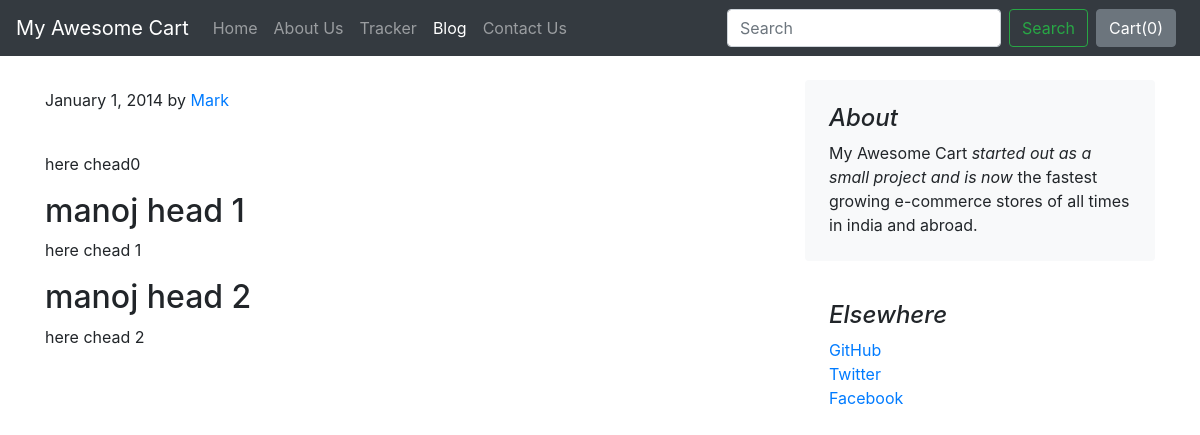
Page /blog/blogpost/1/ on the committed database.
### blog/models.py (models this page shows)
class Blogpost(models.Model):
    post_id = models.AutoField(primary_key= True)
    tilte = models.CharField(max_length=50)
    head0 = models.CharField(max_length=500, default="")
    chead0 = models.CharField(max_length=5000, default="")
    head1 = models.CharField(max_length=500, default="")
    chead1 = models.CharField(max_length=5000, default="")
    head2 = models.CharField(max_length=500, default="")
    chead2 = models.CharField(max_length=5000, default="")
    pub_date = models.DateField()
    thumbnail = models.ImageField(upload_to='shop/images', default="")
    def __str__(self):
        return self.tilte

### blog/views.py (the view)
# urls.py: path('blogpost/<int:id>/', views.blogpost,name="blogPost"),
def blogpost(request, id):
    post = Blogpost.objects.filter(post_id = id)[0]
    print(post)
    return render(request, 'blog/blogpost.html',
                  {'post':post})

### blog/templates/blog/blogpost.html (shortened to what this page needs)
{% extends 'blog/basic.html' %}
{% block body %}
<div class="container">
    <div class="row mt-4">
        <div class="col-md-8 blog-main">
            <div class="blog-post">
                <p class="blog-post-meta">January 1, 2014 by <a href="#">Mark</a></p>
                <div class="fb-like" data-href="http://127.0.0.1:8000/blog/blogpost/{{post.post_id}}" data-layout="standard" data-action="like" data-size="large" data-show-faces="false" data-share="true"></div><br>
                <p>{{post.chead0}}</p>
                <h2>{{post.head1}}</h2>
                <p>{{post.chead1}}</p>
                <h2>{{post.head2}}</h2>
                <p>{{post.chead2}}</p>
            </div>
        </div>
        <aside class="col-md-4 blog-sidebar">
            <div class="p-4 mb-3 bg-light rounded">
                <h4 class="font-italic">About</h4>
                <p class="mb-0">My Awesome Cart <em>started out as a small project and is now</em> the fastest growing e-commerce stores of all times in india and abroad.</p>
            </div>
            <div class="p-4">
                <h4 class="font-italic">Elsewhere</h4>
                <ol class="list-unstyled">
                    <li><a href="#">GitHub</a></li>
                    <li><a href="#">Twitter</a></li>
                    <li><a href="#">Facebook</a></li>
                </ol>
            </div>
        </aside>
    </div>
</div>
{% endblock %}

### rows in the picture
Blogpost: chead0 "here chead0", head1 "manoj head 1", chead1 "here chead 1", head2 "manoj head 2", chead2 "here chead 2"
